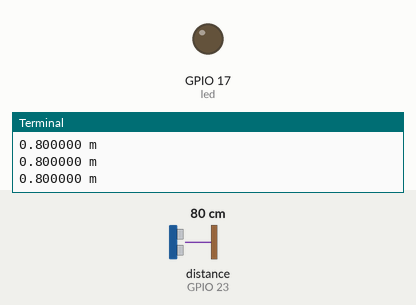
Bench run of a program on a simulated Raspberry Pi (BCM pin numbers). On the bench: output pins drawn as LEDs (lit = HIGH), the last lines printed to the terminal. The inputs (shaded band) are chosen by the test bench; at power-on: distance to the obstacle (sensor on GPIO 23) 80 cm. The echo pulse lasts 58.3 µs per cm.

Above: at 1.2 s.
1.3 s: distance to the obstacle (sensor on GPIO 23) set to 22 cm
2.8 s: distance to the obstacle (sensor on GPIO 23) set to 17 cm
At 4.1 s:
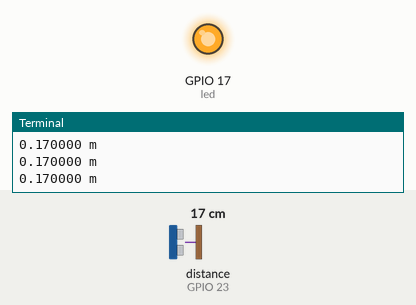
Timing chart, 0 to 5.8 s (numbered marks = the images above; inputs shaded):
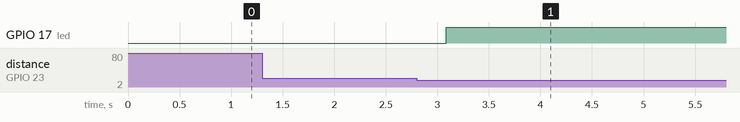

The program:

232-1.py
```python
from gpiozero import LED, DistanceSensor
from time import sleep

led = LED(17)
sensor = DistanceSensor(echo=23, trigger=24, max_distance=5)

while True:
    print('{:3f} m'.format(sensor.distance)) # sensor.distanceは距離を返す
    if sensor.distance < 0.2:
        if not led.is_lit:
            led.on()
            print('LED ON')
    else:
        if led.is_lit:
            led.off()
            print('LED OFF')
    sleep(0.2)
```

Measured:
- the behaviour switches between 20 and 19 cm on distance to the obstacle (sensor on GPIO 23) (found by bisection; images 0 and 1)
- after the input at 2.8 s, GPIO 17 (led): LOW → HIGH after 0.28 s
